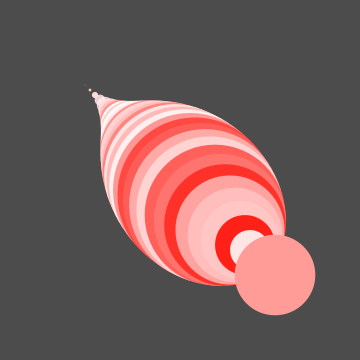
Frame 1 (no input)
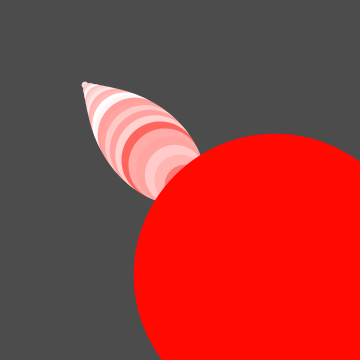
Frame 60 (the mouse pressed at the canvas centre just before this capture)
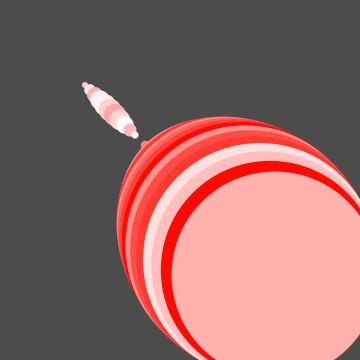
Frame 120 (the mouse held since frame 60 and released just before this capture)

The Processing sketch that drew these frames (run headless with seeded random() and noise(); from frame 60 on, the mouse is pressed at the canvas centre):

// Processing sketch: processing_14059
// ── processing_14059.pde

float a=0.1;
float y=0.1;

void setup() {
  size(360,360);
  colorMode(HSB, 500, 200, 100);
  //noLoop();
}

void draw() {
  background(150);
  noStroke();
  for(int x=0; x<200; x=x+5) {
    float y=sin(radians(x+frameCount))*0.3*5*x;
    fill(HSB, random(x+50), 100, random(200, 500));
    ellipse(x+80, x+80, y, y);
  }
}


                                
